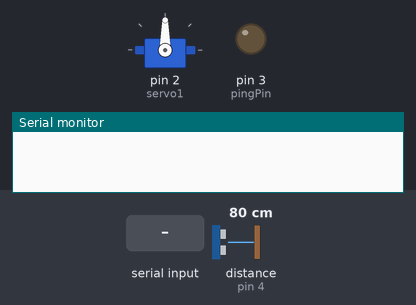
The sketch below on a simulated Arduino Uno, built with avr-gcc and run on an emulated ATmega328P. Shown: servo, output pins drawn as LEDs (lit = HIGH), the last lines printed to the serial monitor. The test bench sets the inputs (shaded band); at power-on: distance to the obstacle (sensor on pin 4) 80 cm. The echo pulse lasts 58.3 µs per cm.

Above: at 1.2 s.
1.3 s: "1" received over Serial
At 2.55 s:
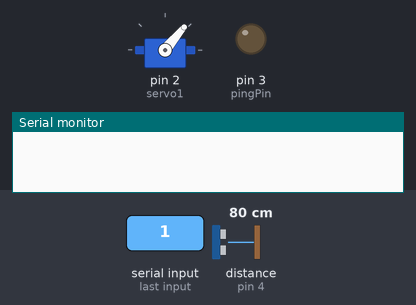
At 5.8 s:
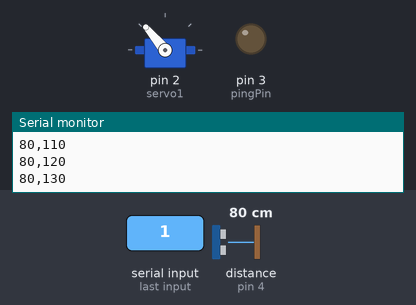
Timing chart, 0 to 7.3 s (numbered marks = the images above; inputs shaded):
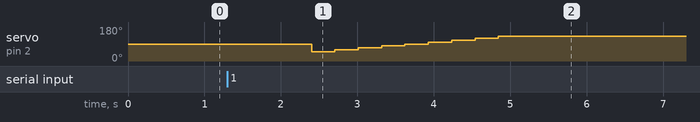

Measured:
- after the input at 1.3 s, servo on pin 2 (servo1): 90° → 50° after 1.1 s, → 60° 0.31 s later, → 70° 0.31 s later, → 80° 0.31 s later, … (9 changes in this stretch)

The sketch:

manuel_lidar.ino
```cpp
#include<Servo.h>
const int pingPin = 3; // Trigger Pin of Ultrasonic Sensor
const int echoPin = 4; // Echo Pin of Ultrasonic Sensor

Servo servo1;
void setup(){
  servo1.attach(2);
  Serial.begin(9600);
}


void loop() {
   long duration, inches, cm;
   while(Serial.available()==0){}
   String data = Serial.readString();
   pinMode(pingPin, OUTPUT);
   delay(100);
   if(data == "1"){

       for(int i=50;i<135;i=i+10){
           servo1.write(i);
           delay(200);
           digitalWrite(pingPin, LOW);
           delayMicroseconds(2);
           digitalWrite(pingPin, HIGH);
           delayMicroseconds(10);
           digitalWrite(pingPin, LOW);
           pinMode(echoPin, INPUT);
           duration = pulseIn(echoPin, HIGH);
           cm = microsecondsToCentimeters(duration);
           if (cm <= 500){
            Serial.print(cm);
            Serial.print(",");
            Serial.print(i);
            Serial.println();
           }
           delay(100);
           if(i == 130){
              break;
            }
            }
   }
}
long microsecondsToCentimeters(long microseconds) {
   return microseconds / 29 / 2;
}
```
